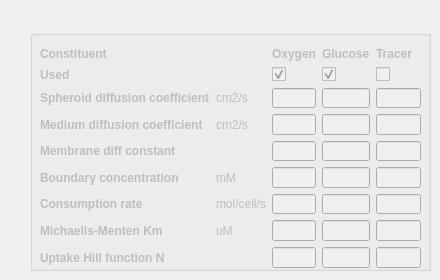
          <widget class="QWidget" name="tab_chemo">
           <property name="enabled">
            <bool>true</bool>
           </property>
           <attribute name="title">
            <string>Constituents</string>
           </attribute>
           <widget class="QGroupBox" name="groupBox_const1">
            <property name="enabled">
             <bool>false</bool>
            </property>
            <property name="geometry">
             <rect>
              <x>30</x>
              <y>30</y>
              <width>401</width>
              <height>241</height>
             </rect>
            </property>
            <property name="title">
             <string/>
            </property>
            <widget class="QWidget" name="gridLayoutWidget">
             <property name="geometry">
              <rect>
               <x>10</x>
               <y>17</y>
               <width>381</width>
               <height>221</height>
              </rect>
             </property>
             <layout class="QGridLayout" name="gridLayout_3">
              <item row="0" column="0">
               <widget class="QLabel" name="alabel_const">
                <property name="font">
                 <font>
                  <weight>75</weight>
                  <bold>true</bold>
                 </font>
                </property>
                <property name="text">
                 <string>Constituent</string>
                </property>
               </widget>
              </item>
              <item row="1" column="0">
               <widget class="QLabel" name="alabel_constused">
                <property name="font">
                 <font>
                  <weight>75</weight>
                  <bold>true</bold>
                 </font>
                </property>
                <property name="text">
                 <string>Used</string>
                </property>
               </widget>
              </item>
              <item row="2" column="0">
               <widget class="QMyLabel" name="label_OXYGEN_DIFF_COEF">
                <property name="font">
                 <font>
                  <weight>75</weight>
                  <bold>true</bold>
                 </font>
                </property>
                <property name="text">
                 <string>Spheroid diffusion coefficient</string>
                </property>
               </widget>
              </item>
              <item row="5" column="0">
               <widget class="QMyLabel" name="label_OXYGEN_BDRY_CONC">
                <property name="font">
                 <font>
                  <weight>75</weight>
                  <bold>true</bold>
                 </font>
                </property>
                <property name="text">
                 <string>Boundary concentration</string>
                </property>
               </widget>
              </item>
              <item row="0" column="3">
               <widget class="QLabel" name="alabel_OXYGEN">
                <property name="sizePolicy">
                 <sizepolicy hsizetype="Expanding" vsizetype="Fixed">
                  <horstretch>0</horstretch>
                  <verstretch>0</verstretch>
                 </sizepolicy>
                </property>
                <property name="minimumSize">
                 <size>
                  <width>0</width>
                  <height>0</height>
                 </size>
                </property>
                <property name="maximumSize">
                 <size>
                  <width>50</width>
                  <height>16777215</height>
                 </size>
                </property>
                <property name="font">
                 <font>
                  <weight>75</weight>
                  <bold>true</bold>
                 </font>
                </property>
                <property name="text">
                 <string>Oxygen</string>
                </property>
               </widget>
              </item>
              <item row="0" column="4">
               <widget class="QLabel" name="alabel_GLUCOSE">
                <property name="sizePolicy">
                 <sizepolicy hsizetype="Expanding" vsizetype="Fixed">
                  <horstretch>0</horstretch>
                  <verstretch>0</verstretch>
                 </sizepolicy>
                </property>
                <property name="maximumSize">
                 <size>
                  <width>50</width>
                  <height>16777215</height>
                 </size>
                </property>
                <property name="font">
                 <font>
                  <weight>75</weight>
                  <bold>true</bold>
                 </font>
                </property>
                <property name="text">
                 <string>Glucose</string>
                </property>
               </widget>
              </item>
              <item row="5" column="4">
               <widget class="QLineEdit" name="line_GLUCOSE_BDRY_CONC">
                <property name="maximumSize">
                 <size>
                  <width>50</width>
                  <height>16777215</height>
                 </size>
                </property>
                <property name="alignment">
                 <set>Qt::AlignRight|Qt::AlignTrailing|Qt::AlignVCenter</set>
                </property>
               </widget>
              </item>
              <item row="2" column="4">
               <widget class="QLineEdit" name="line_GLUCOSE_DIFF_COEF">
                <property name="maximumSize">
                 <size>
                  <width>50</width>
                  <height>16777215</height>
                 </size>
                </property>
                <property name="alignment">
                 <set>Qt::AlignRight|Qt::AlignTrailing|Qt::AlignVCenter</set>
                </property>
               </widget>
              </item>
              <item row="2" column="3">
               <widget class="QLineEdit" name="line_OXYGEN_DIFF_COEF">
                <property name="maximumSize">
                 <size>
                  <width>50</width>
                  <height>16777215</height>
                 </size>
                </property>
                <property name="alignment">
                 <set>Qt::AlignRight|Qt::AlignTrailing|Qt::AlignVCenter</set>
                </property>
               </widget>
              </item>
              <item row="5" column="3">
               <widget class="QLineEdit" name="line_OXYGEN_BDRY_CONC">
                <property name="maximumSize">
                 <size>
                  <width>50</width>
                  <height>16777215</height>
                 </size>
                </property>
                <property name="alignment">
                 <set>Qt::AlignRight|Qt::AlignTrailing|Qt::AlignVCenter</set>
                </property>
               </widget>
              </item>
              <item row="1" column="3">
               <widget class="QMyCheckBox" name="cbox_USE_OXYGEN">
                <property name="maximumSize">
                 <size>
                  <width>60</width>
                  <height>16777215</height>
                 </size>
                </property>
                <property name="text">
                 <string/>
                </property>
                <property name="checked">
                 <bool>true</bool>
                </property>
               </widget>
              </item>
              <item row="1" column="4">
               <widget class="QMyCheckBox" name="cbox_USE_GLUCOSE">
                <property name="maximumSize">
                 <size>
                  <width>60</width>
                  <height>16777215</height>
                 </size>
                </property>
                <property name="text">
                 <string/>
                </property>
                <property name="checked">
                 <bool>true</bool>
                </property>
               </widget>
              </item>
              <item row="2" column="1">
               <widget class="QLabel" name="units_diffcoef">
                <property name="text">
                 <string>cm2/s</string>
                </property>
               </widget>
              </item>
              <item row="5" column="1">
               <widget class="QLabel" name="units_bdryconc">
                <property name="text">
                 <string>mM</string>
                </property>
               </widget>
              </item>
              <item row="6" column="0">
               <widget class="QMyLabel" name="label_OXYGEN_CONSUMPTION">
                <property name="font">
                 <font>
                  <weight>75</weight>
                  <bold>true</bold>
                 </font>
                </property>
                <property name="text">
                 <string>Consumption rate</string>
                </property>
               </widget>
              </item>
              <item row="6" column="1">
               <widget class="QLabel" name="units_consumption">
                <property name="text">
                 <string>mol/cell/s</string>
                </property>
               </widget>
              </item>
              <item row="6" column="3">
               <widget class="QLineEdit" name="line_OXYGEN_CONSUMPTION">
                <property name="maximumSize">
                 <size>
                  <width>50</width>
                  <height>16777215</height>
                 </size>
                </property>
                <property name="alignment">
                 <set>Qt::AlignRight|Qt::AlignTrailing|Qt::AlignVCenter</set>
                </property>
               </widget>
              </item>
              <item row="6" column="4">
               <widget class="QLineEdit" name="line_GLUCOSE_CONSUMPTION">
                <property name="maximumSize">
                 <size>
                  <width>50</width>
                  <height>16777215</height>
                 </size>
                </property>
                <property name="alignment">
                 <set>Qt::AlignRight|Qt::AlignTrailing|Qt::AlignVCenter</set>
                </property>
               </widget>
              </item>
              <item row="7" column="0">
               <widget class="QMyLabel" name="label_OXYGEN_MM_KM">
                <property name="font">
                 <font>
                  <weight>75</weight>
                  <bold>true</bold>
                 </font>
                </property>
                <property name="text">
                 <string>Michaelis-Menten Km</string>
                </property>
               </widget>
              </item>
              <item row="7" column="1">
               <widget class="QLabel" name="units_MM_Km">
                <property name="text">
                 <string>uM</string>
                </property>
               </widget>
              </item>
              <item row="7" column="3">
               <widget class="QLineEdit" name="line_OXYGEN_MM_KM">
                <property name="maximumSize">
                 <size>
                  <width>50</width>
                  <height>16777215</height>
                 </size>
                </property>
                <property name="alignment">
                 <set>Qt::AlignRight|Qt::AlignTrailing|Qt::AlignVCenter</set>
                </property>
               </widget>
              </item>
              <item row="7" column="4">
               <widget class="QLineEdit" name="line_GLUCOSE_MM_KM">
                <property name="maximumSize">
                 <size>
                  <width>50</width>
                  <height>16777215</height>
                 </size>
                </property>
                <property name="alignment">
                 <set>Qt::AlignRight|Qt::AlignTrailing|Qt::AlignVCenter</set>
                </property>
               </widget>
              </item>
              <item row="8" column="0">
               <widget class="QMyLabel" name="label_OXYGEN_HILL_N">
                <property name="font">
                 <font>
                  <weight>75</weight>
                  <bold>true</bold>
                 </font>
                </property>
                <property name="text">
                 <string>Uptake Hill function N</string>
                </property>
               </widget>
              </item>
              <item row="8" column="3">
               <widget class="QLineEdit" name="line_OXYGEN_HILL_N">
                <property name="maximumSize">
                 <size>
                  <width>50</width>
                  <height>16777215</height>
                 </size>
                </property>
                <property name="alignment">
                 <set>Qt::AlignRight|Qt::AlignTrailing|Qt::AlignVCenter</set>
                </property>
               </widget>
              </item>
              <item row="8" column="4">
               <widget class="QLineEdit" name="line_GLUCOSE_HILL_N">
                <property name="maximumSize">
                 <size>
                  <width>50</width>
                  <height>16777215</height>
                 </size>
                </property>
                <property name="alignment">
                 <set>Qt::AlignRight|Qt::AlignTrailing|Qt::AlignVCenter</set>
                </property>
               </widget>
              </item>
              <item row="4" column="0">
               <widget class="QMyLabel" name="label_OXYGEN_CELL_DIFF">
                <property name="font">
                 <font>
                  <weight>75</weight>
                  <bold>true</bold>
                 </font>
                </property>
                <property name="text">
                 <string>Membrane diff constant</string>
                </property>
               </widget>
              </item>
              <item row="4" column="3">
               <widget class="QLineEdit" name="line_OXYGEN_CELL_DIFF">
                <property name="maximumSize">
                 <size>
                  <width>50</width>
                  <height>16777215</height>
                 </size>
                </property>
                <property name="alignment">
                 <set>Qt::AlignRight|Qt::AlignTrailing|Qt::AlignVCenter</set>
                </property>
               </widget>
              </item>
              <item row="4" column="4">
               <widget class="QLineEdit" name="line_GLUCOSE_CELL_DIFF">
                <property name="maximumSize">
                 <size>
                  <width>50</width>
                  <height>16777215</height>
                 </size>
                </property>
                <property name="alignment">
                 <set>Qt::AlignRight|Qt::AlignTrailing|Qt::AlignVCenter</set>
                </property>
               </widget>
              </item>
              <item row="3" column="3">
               <widget class="QLineEdit" name="line_OXYGEN_MEDIUM_DIFF">
                <property name="maximumSize">
                 <size>
                  <width>50</width>
                  <height>16777215</height>
                 </size>
                </property>
                <property name="alignment">
                 <set>Qt::AlignRight|Qt::AlignTrailing|Qt::AlignVCenter</set>
                </property>
               </widget>
              </item>
              <item row="3" column="4">
               <widget class="QLineEdit" name="line_GLUCOSE_MEDIUM_DIFF">
                <property name="maximumSize">
                 <size>
                  <width>50</width>
                  <height>16777215</height>
                 </size>
                </property>
                <property name="alignment">
                 <set>Qt::AlignRight|Qt::AlignTrailing|Qt::AlignVCenter</set>
                </property>
               </widget>
              </item>
              <item row="3" column="0">
               <widget class="QMyLabel" name="label_OXYGEN_MEDIUM_DIFF">
                <property name="font">
                 <font>
                  <weight>75</weight>
                  <bold>true</bold>
                 </font>
                </property>
                <property name="text">
                 <string>Medium diffusion coefficient</string>
                </property>
               </widget>
              </item>
              <item row="3" column="1">
               <widget class="QLabel" name="units_diffcoef_2">
                <property name="text">
                 <string>cm2/s</string>
                </property>
               </widget>
              </item>
              <item row="0" column="5">
               <widget class="QLabel" name="alabel_tracer">
                <property name="maximumSize">
                 <size>
                  <width>50</width>
                  <height>16777215</height>
                 </size>
                </property>
                <property name="font">
                 <font>
                  <weight>75</weight>
                  <bold>true</bold>
                 </font>
                </property>
                <property name="text">
                 <string>Tracer</string>
                </property>
               </widget>
              </item>
              <item row="1" column="5">
               <widget class="QMyCheckBox" name="cbox_USE_TRACER">
                <property name="maximumSize">
                 <size>
                  <width>60</width>
                  <height>16777215</height>
                 </size>
                </property>
                <property name="text">
                 <string/>
                </property>
                <property name="checked">
                 <bool>false</bool>
                </property>
               </widget>
              </item>
              <item row="2" column="5">
               <widget class="QLineEdit" name="line_TRACER_DIFF_COEF">
                <property name="maximumSize">
                 <size>
                  <width>50</width>
                  <height>16777215</height>
                 </size>
                </property>
                <property name="alignment">
                 <set>Qt::AlignRight|Qt::AlignTrailing|Qt::AlignVCenter</set>
                </property>
               </widget>
              </item>
              <item row="3" column="5">
               <widget class="QLineEdit" name="line_TRACER_MEDIUM_DIFF">
                <property name="maximumSize">
                 <size>
                  <width>50</width>
                  <height>16777215</height>
                 </size>
                </property>
                <property name="alignment">
                 <set>Qt::AlignRight|Qt::AlignTrailing|Qt::AlignVCenter</set>
                </property>
               </widget>
              </item>
              <item row="4" column="5">
               <widget class="QLineEdit" name="line_TRACER_CELL_DIFF">
                <property name="maximumSize">
                 <size>
                  <width>50</width>
                  <height>16777215</height>
                 </size>
                </property>
                <property name="alignment">
                 <set>Qt::AlignRight|Qt::AlignTrailing|Qt::AlignVCenter</set>
                </property>
               </widget>
              </item>
              <item row="5" column="5">
               <widget class="QLineEdit" name="line_TRACER_BDRY_CONC">
                <property name="maximumSize">
                 <size>
                  <width>50</width>
                  <height>16777215</height>
                 </size>
                </property>
                <property name="alignment">
                 <set>Qt::AlignRight|Qt::AlignTrailing|Qt::AlignVCenter</set>
                </property>
               </widget>
              </item>
              <item row="6" column="5">
               <widget class="QLineEdit" name="line_TRACER_CONSUMPTION">
                <property name="maximumSize">
                 <size>
                  <width>50</width>
                  <height>16777215</height>
                 </size>
                </property>
                <property name="alignment">
                 <set>Qt::AlignRight|Qt::AlignTrailing|Qt::AlignVCenter</set>
                </property>
               </widget>
              </item>
              <item row="7" column="5">
               <widget class="QLineEdit" name="line_TRACER_MM_KM">
                <property name="maximumSize">
                 <size>
                  <width>50</width>
                  <height>16777215</height>
                 </size>
                </property>
                <property name="alignment">
                 <set>Qt::AlignRight|Qt::AlignTrailing|Qt::AlignVCenter</set>
                </property>
               </widget>
              </item>
              <item row="8" column="5">
               <widget class="QLineEdit" name="line_TRACER_HILL_N">
                <property name="maximumSize">
                 <size>
                  <width>50</width>
                  <height>16777215</height>
                 </size>
                </property>
                <property name="alignment">
                 <set>Qt::AlignRight|Qt::AlignTrailing|Qt::AlignVCenter</set>
                </property>
               </widget>
              </item>
             </layout>
            </widget>
           </widget>
          </widget>
